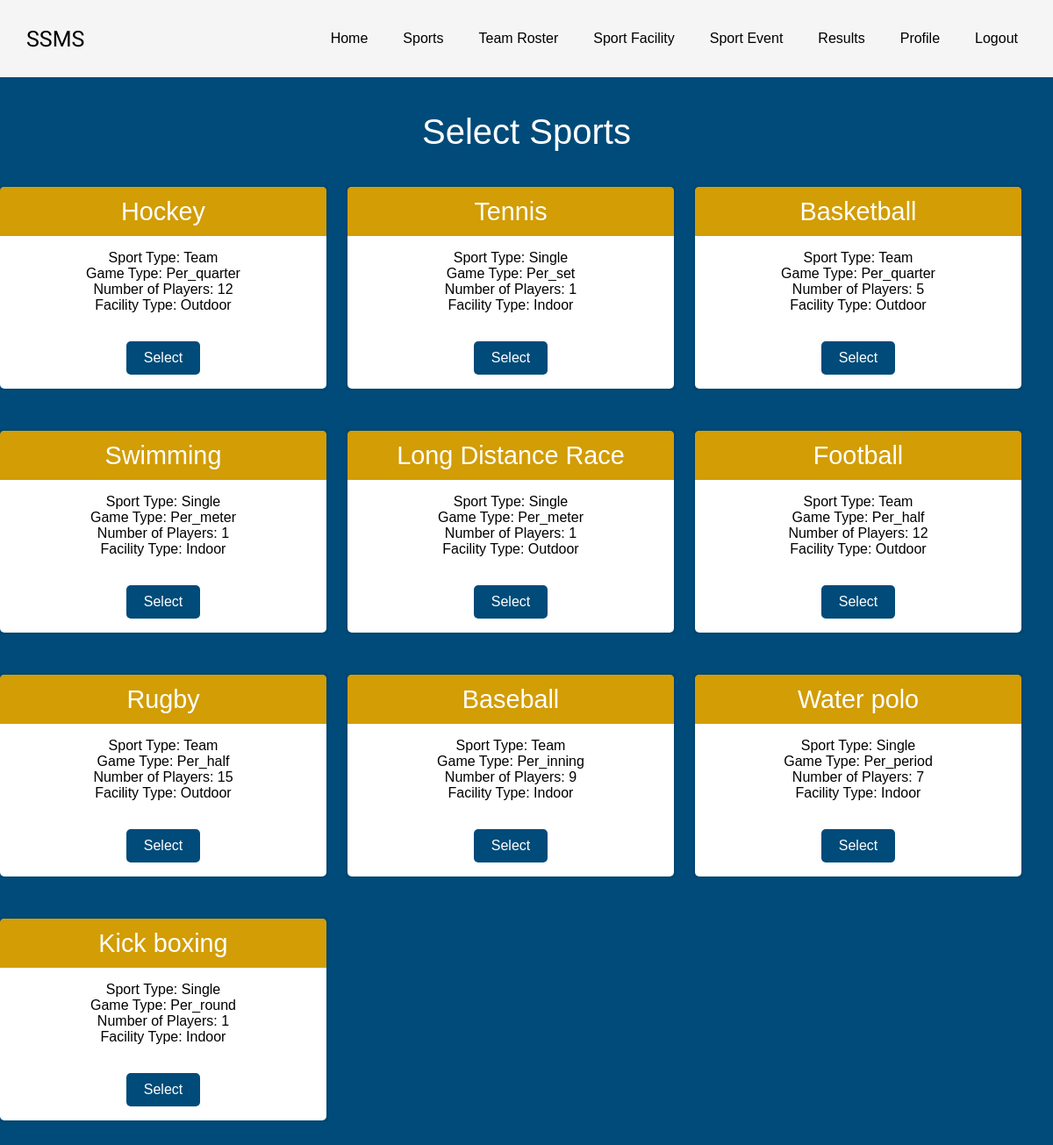
The app's page /student/student_sport.php with its own data.
### tables this page shows
CREATE TABLE `sports` (
  `id` int(11) NOT NULL,
  `sport_name` varchar(255) NOT NULL,
  `sport_type` enum('single','double','team') NOT NULL,
  `game_type` enum('per_meter','per_quarter','per_half','per_inning','per_set','per_period','per_round') NOT NULL,
  `number_of_players` int(11) NOT NULL,
  `facility_type` enum('indoor','outdoor') NOT NULL
);

### student/student_sport.php (the view, shortened to what this page needs)
<!DOCTYPE html>
<html lang="en">
<head>
    <link rel="stylesheet" href="../css/sports.css">
    <link rel="stylesheet" href="../css/reset.css">
    <link rel="stylesheet" href="../css/font_size.css">
</head>
<?php include('../includes/student_header.inc.php'); ?>
<body>
    <div class="priceing-table">
        <h1>Select Sports</h1>
        <form action="../includes/select_sport.inc.php" method="POST">
            <?php
            include '../includes/dbh.inc.php';
            function fetchSportsForSelection($pdo) {
                try {
                    $stmt = $pdo->query("SELECT id, sport_name, sport_type, game_type, number_of_players, facility_type FROM Sports");
                    $sports = $stmt->fetchAll(PDO::FETCH_ASSOC);
                    return $sports;
                } catch (PDOException $e) {
                    echo "Error: " . $e->getMessage();
                    return array();
                }
            }
            $sports = fetchSportsForSelection($pdo);
            if (!empty($sports)) {
                foreach ($sports as $sport) {
                    echo '<div class="price-grid">';
                    echo '<div class="price-block">';
                    echo '<div class="price-gd-top">';
                    echo '<h4>' . $sport['sport_name'] . '</h4>';
                    echo '</div>';
                    echo '<div class="price-gd-bottom">';
                    echo '<ul>';
                    echo '<li>Sport Type: ' . ucfirst($sport['sport_type']) . '</li>';
                    echo '<li>Game Type: ' . ucfirst($sport['game_type']) . '</li>';
                    echo '<li>Number of Players: ' . $sport['number_of_players'] . '</li>';
                    echo '<li>Facility Type: ' . ucfirst($sport['facility_type']) . '</li>';
                    echo '</ul>';
                    echo '</div>';
                    echo '<div class="price-selet">';
                    $stmt_check = $pdo->prepare("SELECT COUNT(*) FROM student_sports WHERE student_id = :student_id AND sport_id = :sport_id");
                    $stmt_check->bindParam(':student_id', $_SESSION['user_id']);
                    $stmt_check->bindParam(':sport_id', $sport['id']);
                    $stmt_check->execute();
                    $count = $stmt_check->fetchColumn();
                    if ($count > 0) {
                        echo '<button type="submit" name="remove_sport" value="' . $sport['id'] . '">Remove</button>';
                    } else {
                        echo '<button type="submit" name="selected_sport" value="' . $sport['id'] . '">Select</button>';
                    }
                    echo '</div>';
                    echo '</div>';
                    echo '</div>';
                }
            } else {
                echo "<p>No sports available.</p>";
            }
            ?>
        </form>
    </div>
</body>
</html>

### css/sports.css (style rules this page uses)
html,body,div,span,applet,object,iframe,h1,h2,h3,h4,h5,h6,p,blockquote,pre,a,abbr,acronym,address,big,cite,code,del,dfn,em,img,ins,kbd,q,s,samp,small,strike,strong,sub,sup,tt,var,b,u,i,dl,dt,dd,ol,nav ul,nav li,fieldset,form,label,legend,table,caption,tbody,tfoot,thead,tr,th,td,article,aside,canvas,details,embed,figure,figcaption,footer,header,hgroup,menu,nav,output,ruby,section,summary,time,mark,audio,video { margin:0;padding:0;border:0;font-size:100%;font:inherit;vertical-align:baseline; }
ol,ul { list-style:none;margin:0px;padding:0px; }
body { padding: 0; margin: 0; background: #004b79; background-size: cover; font-family: Arial, 'Monda', sans-serif; }
h1,h2,h3,h4,h5,h6 { margin:0; }
ul { margin:0; padding:0; }
.price-grid { float: left; width: 31%; margin: 0% 2% 0% 0%; }
.priceing-table h1 { font-size: 3em; color: #fff; text-align: center; margin:1em 0em; }
.price-gd-top { background:#ecb412; text-align: center; border-radius: 5px 5px 0px 0px; }
.price-gd-top h4 { font-size: 1.8em; color: #fff; padding: 0.4em 1em; background:#d29d05; border-radius: 5px 5px 0px 0px; }
.price-gd-bottom { background: #fff; text-align: center; padding: 1em 0em; }
.price-selet { padding: 1em 0em; text-align: center; background: #fff; border-radius: 0px 0px 5px 5px; }
.price-grid { margin-bottom: 3em; }
.price-block { box-shadow: 0px 0px 2px 1px rgba(0,0,0,0.15); transition: 0.5s all; -webkit-transition: 0.5s all; -moz-transition: 0.5s all; -o-transition: 0.5s all; }
form li { list-style: none; }
form ul { padding:0; }
@media (max-width:1366px) { .priceing-table h1 { font-size: 2.5em; } }
.price-selet button[name="selected_sport"] { background-color: #004b79; color: #fff; border: none; padding: 10px 20px; font-size: 16px; cursor: pointer; border-radius: 5px; transition: background-color 0.3s ease; }

### css/student_homepage.css (style rules this page uses)
body { margin: 0; box-sizing: border-box; font-family: Arial, sans-serif; }

### records on screen
sports: sport_name "Hockey", sport_type "Team", game_type "Per_quarter", number_of_players "12", facility_type "Outdoor", $sport['id'] 1 (drawn)
sports: sport_name "Tennis", sport_type "Single", game_type "Per_set", number_of_players "1", facility_type "Indoor", $sport['id'] 2 (drawn)
sports: sport_name "Basketball", sport_type "Team", game_type "Per_quarter", number_of_players "5", facility_type "Outdoor", $sport['id'] 3 (drawn)
sports: sport_name "Swimming", sport_type "Single", game_type "Per_meter", number_of_players "1", facility_type "Indoor", $sport['id'] 4 (drawn)
sports: sport_name "Long Distance Race", sport_type "Single", game_type "Per_meter", number_of_players "1", facility_type "Outdoor", $sport['id'] 5 (drawn)
sports: sport_name "Football", sport_type "Team", game_type "Per_half", number_of_players "12", facility_type "Outdoor", $sport['id'] 6 (drawn)
sports: sport_name "Rugby", sport_type "Team", game_type "Per_half", number_of_players "15", facility_type "Outdoor", $sport['id'] 7 (drawn)
sports: sport_name "Baseball", sport_type "Team", game_type "Per_inning", number_of_players "9", facility_type "Indoor", $sport['id'] 8 (drawn)
sports: sport_name "Water polo", sport_type "Single", game_type "Per_period", number_of_players "7", facility_type "Indoor", $sport['id'] 9 (drawn)
sports: sport_name "Kick boxing", sport_type "Single", game_type "Per_round", number_of_players "1", facility_type "Indoor", $sport['id'] 10 (drawn)
